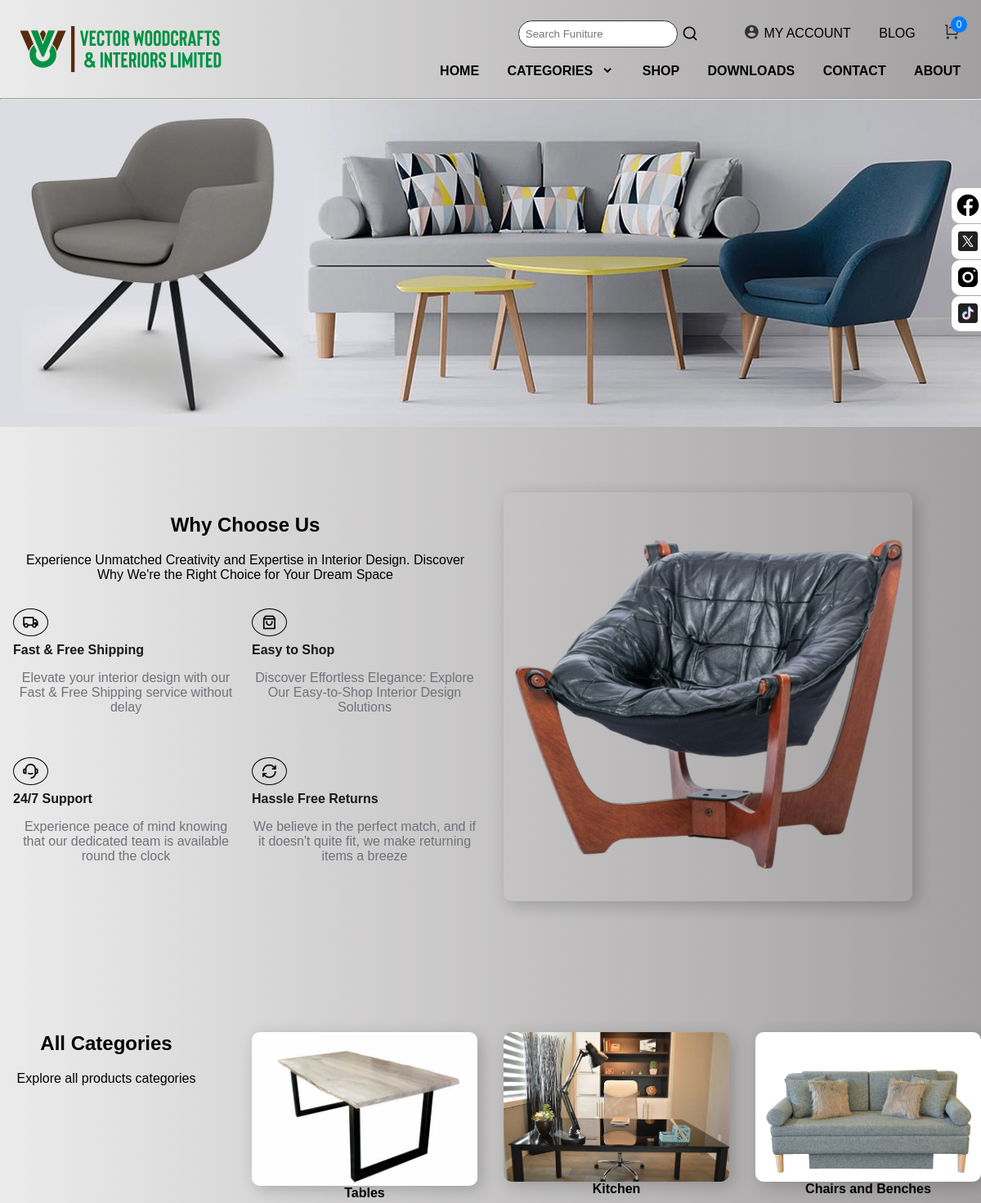
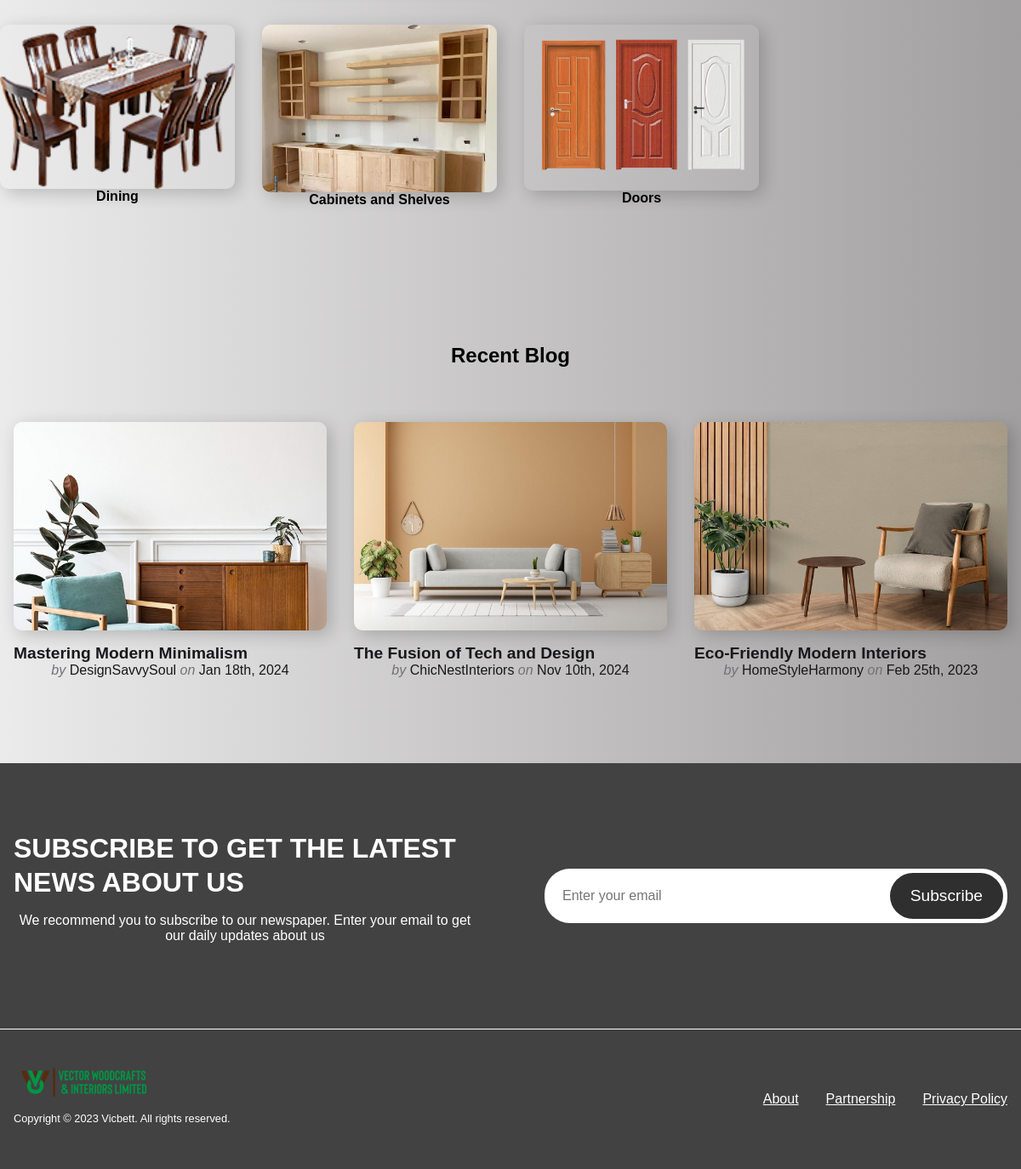
The page / on the database its author committed (2 pictures, top to bottom).
### vectorWoodsEcomm/models.py (models this page shows, shortened)
class Category(models.Model):
    cid = ShortUUIDField(unique=True,length = 10, max_length = 20, prefix = "cat", alphabet = "abcdef12345")
    title = models.CharField(max_length=100)
    image = models.ImageField(upload_to="category")
    class Meta:
        verbose_name_plural = "Categories"

### vectorWoodsEcomm/views.py (the view)
# urls.py: path('', views.index,name='index'),
def index(request):
    categories = Category.objects.all()
    products = Product.objects.filter(featured=True)
    context = {
            "categories" : categories,
            "products":products
    }
    return render(request, 'index.html', context)

### vectorWoodsEcomm/context_processor.py (called while the page is built)
def default(request):
    categories = Category.objects.all()
    product = Product.objects.all()
    return {
        'categories':categories,
        'product':product
    }

### templates/index.html (shortened to what this page needs)
{% extends 'base.html' %}
{% load static %}
{% block content %}
    <main >
        <img src="{% static 'img/3D-Furniture-Design-Services.jpg' %}" alt="" width="100%">
    </main>
    <section class="section__container choose__container" id="choose">
      <div class="choose__content">
        <h2 class="section__header">Why Choose Us</h2>
        <p class="section__subheader">
          Experience Unmatched Creativity and Expertise in Interior Design.
          Discover Why We're the Right Choice for Your Dream Space
        </p>
        <div class="choose__grid">
          <div class="choose__card">
            <span><i class="ri-truck-line"></i></span>
            <h4>Fast & Free Shipping</h4>
            <p>
              Elevate your interior design with our Fast & Free Shipping service
              without delay
            </p>
          </div>
          <div class="choose__card">
            <span><i class="ri-shopping-bag-3-line"></i></span>
            <h4>Easy to Shop</h4>
            <p>
              Discover Effortless Elegance: Explore Our Easy-to-Shop Interior
              Design Solutions
            </p>
          </div>
          <div class="choose__card">
            <span><i class="ri-customer-service-2-line"></i></span>
            <h4>24/7 Support</h4>
            <p>
              Experience peace of mind knowing that our dedicated team is
              available round the clock
            </p>
          </div>
          <div class="choose__card">
            <span><i class="ri-loop-right-line"></i></span>
            <h4>Hassle Free Returns</h4>
            <p>
              We believe in the perfect match, and if it doesn't quite fit, we
              make returning items a breeze
            </p>
          </div>
        </div>
      </div>
      <div class="choose__image">
        <img src="{% static 'img/craft-2.png' %}" alt="choose" />
      </div>
    </section>
    <section class="offer__container" id="offer">
      <div class="offer__grid__top">
        <div class="offer__content">
            <h2 class="section__header">All Categories</h2>
            <p class="section__subheader">
              Explore all products categories
            </p>
          </div>
        {% for c in categories %}
        <a style="text-align: center; text-decoration: none; font-weight: bold; color: black;" href="{% url 'category' c.cid %}"> <img src="{{c.image.url}}" alt="Category Image"/> {{c.title}} </a>
          {% endfor %}
      </div>
    </section>
    <section class="section__container blog_container" id="blog">
      <h2 class="section__header">Recent Blog</h2>
      <div class="blog__grid">
        <div class="blog__card">
          <img src="{% static 'img/blog-1.jpg' %}" alt="blog" />
          <h4>Mastering Modern Minimalism</h4>
          <p><span>by</span> DesignSavvySoul <span>on</span> Jan 18th, 2024</p>
        </div>
        <div class="blog__card">
          <img src="{% static 'img/blog-2.jpg' %}" alt="blog" />
          <h4>The Fusion of Tech and Design</h4>
          <p>
            <span>by</span> ChicNestInteriors <span>on</span> Nov 10th, 2024
          </p>
        </div>
        <div class="blog__card">
          <img src="{% static 'img/blog-3.jpg' %}" alt="blog" />
          <h4>Eco-Friendly Modern Interiors</h4>
          <p><span>by</span> HomeStyleHarmony <span>on</span> Feb 25th, 2023</p>
        </div>
      </div>
    </section>
   {% endblock %}

### static/css/styles.css (style rules this page uses)
:root { --primary-color: #2f2f2f; --text-dark: #18181b; --text-light: #71717a; --white: #ffffff; --max-width: 1200px; --header-font: Arial, sans-serif; }
.section__container { max-width: var(--max-width); margin: auto; padding: 5rem 1rem; }
* { margin: 0; padding: 0; box-sizing: border-box; }
html, body { scroll-behavior: smooth; }
body { font-family: Arial, sans-serif; background-image: linear-gradient( to right, rgb(236, 235, 235), rgb(161, 159, 159) ); }
.choose__container { position: relative; display: grid; grid-template-columns: repeat(2, 1fr); gap: 2rem; align-items: center; }
.choose__grid { margin-top: 2rem; display: grid; grid-template-columns: repeat(2, 1fr); gap: 2rem 1rem; }
.choose__card span { display: inline-block; margin-bottom: 0.5rem; padding: 5px 10px; font-size: 1.25rem; border: 1px solid black; background-color: transparent; border-radius: 100%; }
.choose__card h4 { margin-bottom: 1rem; font-size: 1rem; font-weight: 600; font-family: var(--header-font); color: var(--text-dark); }
.choose__card p { color: var(--text-light); }
.choose__image img { max-width: 500px; margin: auto; border-radius: 10px; box-shadow: 5px 5px 20px rgba(0, 0, 0, 0.2); }
.offer__container { padding-block: 5rem; display: grid; grid-template-columns: minmax(0, 1fr) minmax(0, var(--max-width)) minmax(0, 1fr); row-gap: 2rem; }
.offer__grid__top { grid-column: 1/3; display: grid; grid-template-columns: repeat(4, 1fr); gap: 2rem; }
.offer__container img { display: flex; width: 100%; border-radius: 10px; box-shadow: 5px 5px 20px rgba(0, 0, 0, 0.2); }
.offer__content { padding-right: 1rem; }
.offer__content .section__subheader { margin-bottom: 2rem; }
.blog__grid { margin-top: 4rem; display: grid; grid-template-columns: repeat(3, 1fr); gap: 2rem; }
.blog__card img { margin-bottom: 1rem; border-radius: 10px; box-shadow: 5px 5px 20px rgba(0, 0, 0, 0.2); display: flex; width: 100%; }
.blog__card h4 { font-size: 1.2rem; font-weight: 600; color: var(--text-dark); }
.blog__card p { font-weight: 500; color: var(--text-dark); }
.blog__card p span { font-weight: 400; font-style: italic; color: var(--text-light); }
h2 { text-align: center; font-size: 24px; margin-bottom: 20px; }
p { text-align: center; font-size: 16px; margin-bottom: 20px; }

### rows shown on the page
Category: image (picture), title "Tables"
Category: image (picture), title "Kitchen"
Category: image (picture), title "Chairs and Benches"
Category: image (picture), title "Dining"
Category: image (picture), title "Cabinets and Shelves"
Category: image (picture), title "Doors"

### other values the page prints
{{ request.session.cart_data_obj|length }} "0"
